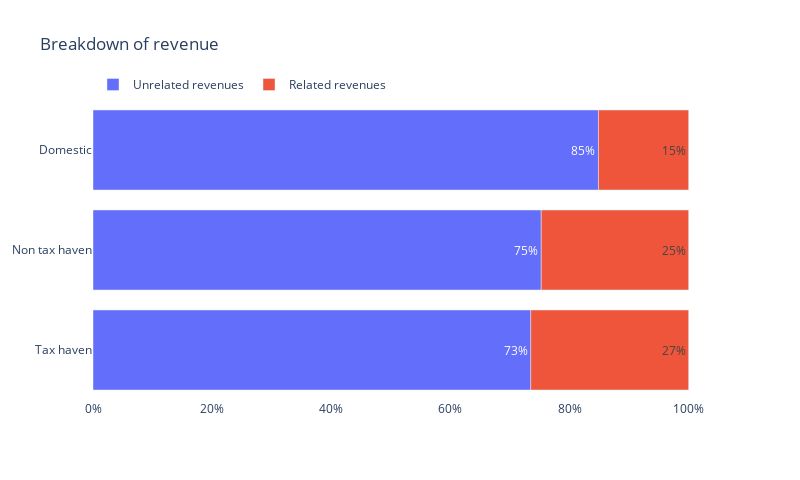

Notebook code for this chart:
### Code cell
display_related_and_unrelated_revenues_breakdown(df=df, company=company, year=year)

### Figure 1 — Plotly figure (JSON) as saved in the notebook; plotly's stock layout.template omitted (floating-point values rounded to 4 significant figures)
{"data": [{"alignmentgroup": "True", "hovertemplate": "%{y}: %{x}", "legendgroup": "Unrelated revenues", "marker": {"color": "#636efa", "pattern": {"shape": ""}}, "name": "Unrelated revenues", "offsetgroup": "Unrelated revenues", "orientation": "h", "showlegend": true, "textangle": 0, "textposition": ["inside", "inside", "inside"], "texttemplate": "%{x:.0%}", "type": "bar", "x": [0.735, 0.7525, 0.8486], "xaxis": "x", "y": ["Tax haven", "Non tax haven", "Domestic"], "yaxis": "y"}, {"alignmentgroup": "True", "hovertemplate": "%{y}: %{x}", "legendgroup": "Related revenues", "marker": {"color": "#EF553B", "pattern": {"shape": ""}}, "name": "Related revenues", "offsetgroup": "Related revenues", "orientation": "h", "showlegend": true, "textangle": 0, "textposition": ["inside", "inside", "inside"], "texttemplate": "%{x:.0%}", "type": "bar", "x": [0.265, 0.2475, 0.1514], "xaxis": "x", "y": ["Tax haven", "Non tax haven", "Domestic"], "yaxis": "y"}], "layout": {"barmode": "relative", "height": 480, "legend": {"orientation": "h", "title": {"text": ""}, "tracegroupgap": 0, "y": 1.1}, "plot_bgcolor": "white", "title": {"text": "Breakdown of revenue"}, "width": 800, "xaxis": {"anchor": "y", "domain": [0, 1], "tickformat": ".0%", "title": {}}, "yaxis": {"anchor": "x", "domain": [0, 1], "title": {}}}}
